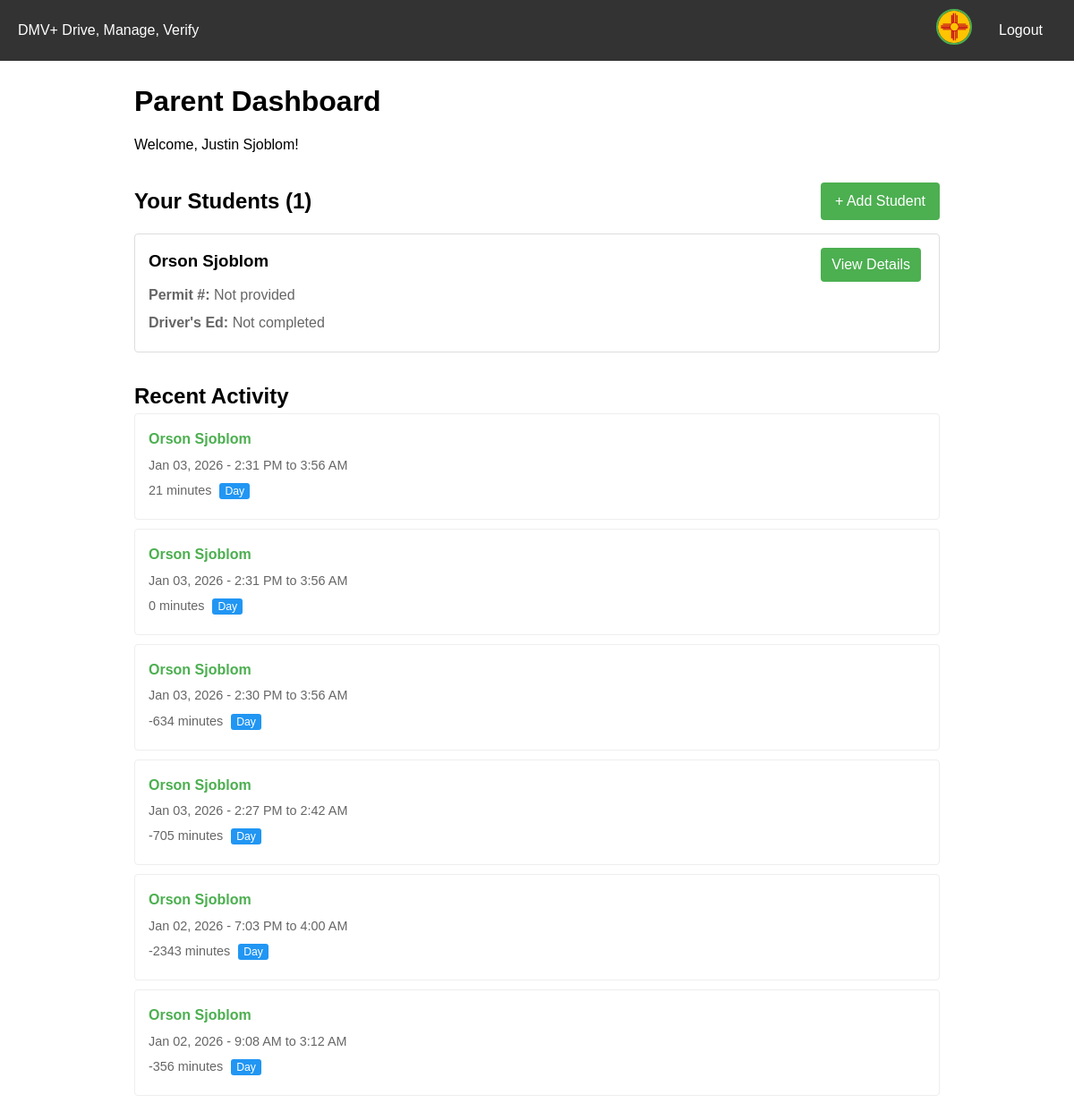
/parent/dashboard/ (signed in), run on an earlier commit of the app's database.
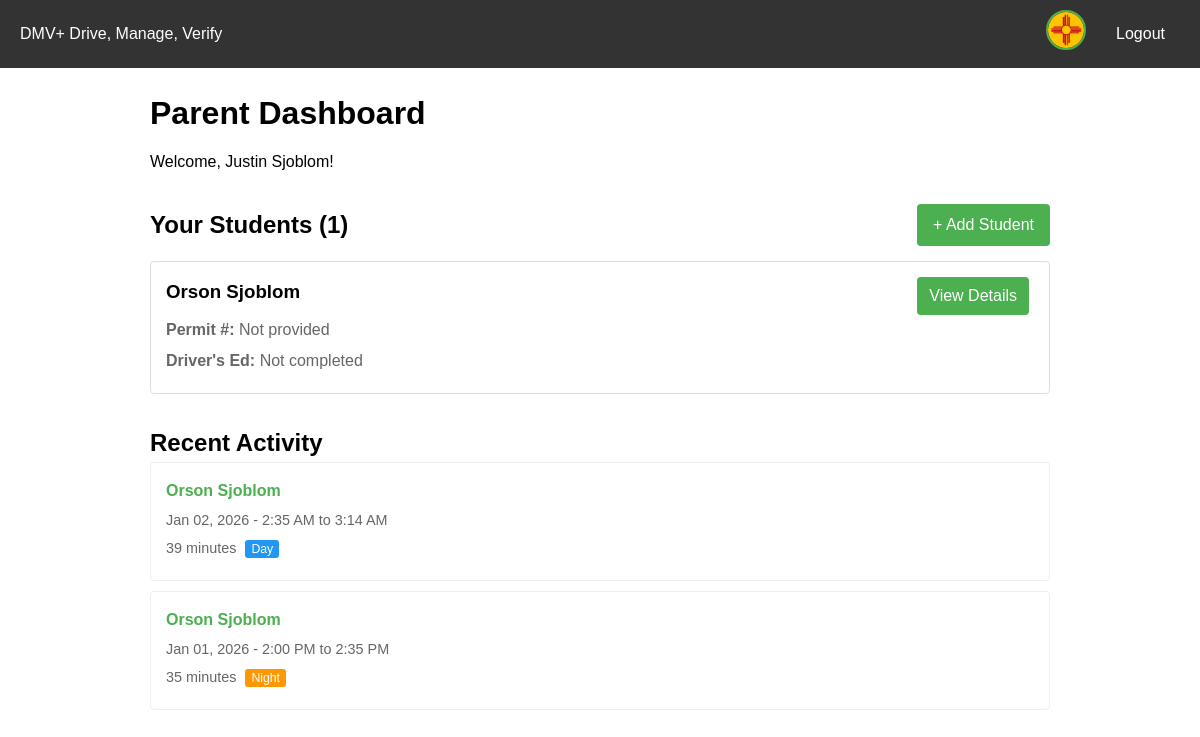
And on a later commit of the database.
### student/models/student_profile.py (models this page shows, shortened)
class StudentProfile(models.Model):
    user = models.OneToOneField(settings.AUTH_USER_MODEL, on_delete=models.CASCADE, null=True, blank=True, help_text="User account if student has claimed their profile.")
    first_name = models.CharField(max_length=100)
    last_name = models.CharField(max_length=100)
    permit_number = models.CharField(max_length=20, blank=True)
    photo = models.ImageField(upload_to="profile_photos/students/", blank=True, null=True)
    created_at = models.DateTimeField(auto_now_add=True)
    drivers_ed_date_completed = models.DateTimeField(blank=True, null=True)
    drivers_ed_completed = models.BooleanField(default=False)
    road_test_taken = models.DateTimeField(blank=True, null=True)
    road_test_passed = models.BooleanField(default=False)

### student/models/driving_sessions.py (models this page shows, shortened)
class Trip(models.Model):
    trip_id = models.UUIDField(primary_key=True, default=uuid.uuid4, editable=False)
    parent = models.ForeignKey('parent.ParentProfile', on_delete=models.CASCADE)
    student = models.ForeignKey('student.StudentProfile', on_delete=models.CASCADE)
    start_time = models.DateTimeField(blank=True, null=True)
    end_time = models.DateTimeField(blank=True, null=True)
    is_night = models.BooleanField(default=False)
    is_approved = models.BooleanField(default=False)
    is_active = models.BooleanField(default=False)
    duration = models.IntegerField(default=0)
    gps_data = models.JSONField(blank=True, null=True)
    created_at = models.DateTimeField(auto_now_add=True)

### parent/views.py (the view)
# urls.py: path('dashboard/', views.parent_dashboard, name='parent_dashboard'),
@login_required
def parent_dashboard(request):
    if request.user.user_type != 'PARENT':
        raise PermissionDenied("Only parents can access this page.")
    try:
        parent_profile = ParentProfile.objects.get(user=request.user)
    except ParentProfile.DoesNotExist:
        messages.error(request, "Parent profile not found. Please contact support.")
        return redirect('dashboard')
    relationships = ParentStudentRelationship.objects.filter(
        parent=parent_profile
    ).select_related('student')
    students = [rel.student for rel in relationships]
    recent_trips = Trip.objects.filter(
        parent=parent_profile,
        student__in=students
    ).order_by('-start_time')[:10]
    context = {
        'parent_profile': parent_profile,
        'students': students,
        'student_count': len(students),
        'recent_trips': recent_trips,
    }
    return render(request, 'parent/dashboard.html', context)

### core/models/custom_user.py (called while the page is built)
    def get_full_name(self):
        full_name = f"{self.first_name} {self.last_name}"
        return full_name.strip()

### templates/parent/dashboard.html (shortened to what the changed rows need)
{% extends 'base.html' %}
{% block content %}
<div class="container" style="max-width: 900px;">
    <h1>Parent Dashboard</h1>
    <div class="dashboard-section" style="margin-top: 30px;">
        <div style="display: flex; justify-content: space-between; align-items: center; margin-bottom: 15px;">
            <h2 style="margin: 0;">Your Students ({{ student_count }})</h2>
        </div>
        {% if students %}
            <div class="student-list">
                {% for student in students %}
                    <div class="student-card" style="border: 1px solid #ddd; padding: 15px; margin-bottom: 15px; border-radius: 4px;">
                        <div style="display: flex; justify-content: space-between; align-items: start;">
                            <div>
                                <h3 style="margin: 0 0 10px 0;">
                                    {{ student.first_name }} {{ student.last_name }}
                                </h3>
                                <p style="margin: 5px 0; color: #666;">
                                    <strong>Permit #:</strong> {{ student.permit_number|default:"Not provided" }}
                                </p>
                                <p style="margin: 5px 0; color: #666;">
                                    <strong>Driver's Ed:</strong>
                                    {% if student.drivers_ed_completed %}
                                        ✓ Completed
                                    {% else %}
                                        Not completed
                                    {% endif %}
                                </p>
                            </div>
                            <div>
                                <a href="{% url 'view_student' student.id %}" style="display: inline-block; padding: 6px 12px; background-color: #4CAF50; color: white; text-decoration: none; border-radius: 4px; margin-right: 5px;">
                                    View Details
                                </a>
                            </div>
                        </div>
                    </div>
                {% endfor %}
            </div>
        {% endif %}
    </div>
    <div class="dashboard-section" style="margin-top: 30px;">
        <h2>Recent Activity</h2>
        {% if recent_trips %}
            <div class="trip-list">
                {% for trip in recent_trips %}
                    <div style="border: 1px solid #eee; padding: 15px; margin-bottom: 10px; border-radius: 4px;">
                        <div style="display: flex; justify-content: space-between; align-items: start;">
                            <div>
                                <p style="margin: 0; font-weight: bold;">
                                    <a href="{% url 'view_trip' trip.trip_id %}" style="color: #4CAF50; text-decoration: none;">
                                        {{ trip.student.first_name }} {{ trip.student.last_name }}
                                    </a>
                                </p>
                                <p style="margin: 5px 0; color: #666; font-size: 0.9em;">
                                    {{ trip.start_time|date:"M d, Y" }} - {{ trip.start_time|time:"g:i A" }} to {{ trip.end_time|time:"g:i A" }}
                                </p>
                                <p style="margin: 5px 0; color: #666; font-size: 0.9em;">
                                    {{ trip.duration }} minutes
                                    {% if trip.is_night %}
                                        <span style="background-color: #FF9800; color: white; padding: 2px 6px; border-radius: 3px; font-size: 0.85em; margin-left: 5px;">Night</span>
                                    {% else %}
                                        <span style="background-color: #2196F3; color: white; padding: 2px 6px; border-radius: 3px; font-size: 0.85em; margin-left: 5px;">Day</span>
                                    {% endif %}
                                </p>
                            </div>
                        </div>
                    </div>
                {% endfor %}
            </div>
        {% else %}
            <p style="color: #666;">No driving sessions logged yet.</p>
        {% endif %}
    </div>
</div>
{% endblock %}

What changed in the data, as far as the page shows it:
removed Trip: student.first_name "Orson", student.last_name "Sjoblom", start_time "Jan 03, 2026", start_time "2:31 PM", end_time "3:56 AM", duration "21", is_night "Day"
removed Trip: student.first_name "Orson", student.last_name "Sjoblom", start_time "Jan 03, 2026", start_time "2:31 PM", end_time "3:56 AM", duration "0", is_night "Day"
removed Trip: student.first_name "Orson", student.last_name "Sjoblom", start_time "Jan 03, 2026", start_time "2:30 PM", end_time "3:56 AM", duration "-634", is_night "Day"
removed Trip: student.first_name "Orson", student.last_name "Sjoblom", start_time "Jan 03, 2026", start_time "2:27 PM", end_time "2:42 AM", duration "-705", is_night "Day"
removed Trip: student.first_name "Orson", student.last_name "Sjoblom", start_time "Jan 02, 2026", start_time "7:03 PM", end_time "4:00 AM", duration "-2343", is_night "Day"
removed Trip: student.first_name "Orson", student.last_name "Sjoblom", start_time "Jan 02, 2026", start_time "9:08 AM", end_time "3:12 AM", duration "-356", is_night "Day"
added Trip: student.first_name "Orson", student.last_name "Sjoblom", start_time "Jan 02, 2026", start_time "2:35 AM", end_time "3:14 AM", duration "39", is_night "Day"
added Trip: student.first_name "Orson", student.last_name "Sjoblom", start_time "Jan 01, 2026", start_time "2:00 PM", end_time "2:35 PM", duration "35", is_night "Night"
